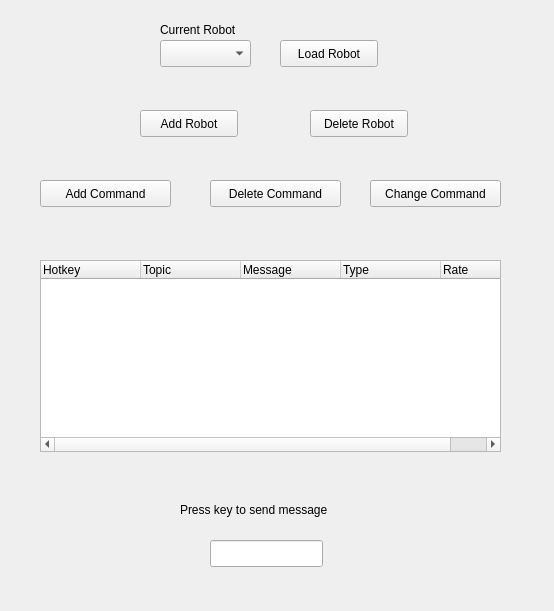
<?xml version="1.0" encoding="UTF-8"?>
<ui version="4.0">
 <class>GerenalTheleop</class>
 <widget class="QWidget" name="GerenalTheleop">
  <property name="geometry">
   <rect>
    <x>0</x>
    <y>0</y>
    <width>554</width>
    <height>611</height>
   </rect>
  </property>
  <property name="windowTitle">
   <string>Form</string>
  </property>
  <widget class="QPushButton" name="ChangeCommand">
   <property name="geometry">
    <rect>
     <x>370</x>
     <y>180</y>
     <width>131</width>
     <height>27</height>
    </rect>
   </property>
   <property name="text">
    <string>Change Command</string>
   </property>
  </widget>
  <widget class="QPushButton" name="Add_Command">
   <property name="geometry">
    <rect>
     <x>40</x>
     <y>180</y>
     <width>131</width>
     <height>27</height>
    </rect>
   </property>
   <property name="text">
    <string>Add Command</string>
   </property>
  </widget>
  <widget class="QPushButton" name="Delete_Command">
   <property name="geometry">
    <rect>
     <x>210</x>
     <y>180</y>
     <width>131</width>
     <height>27</height>
    </rect>
   </property>
   <property name="text">
    <string>Delete Command</string>
   </property>
  </widget>
  <widget class="QComboBox" name="comboBox">
   <property name="geometry">
    <rect>
     <x>160</x>
     <y>40</y>
     <width>91</width>
     <height>27</height>
    </rect>
   </property>
  </widget>
  <widget class="QPushButton" name="Add_Bag">
   <property name="geometry">
    <rect>
     <x>140</x>
     <y>110</y>
     <width>98</width>
     <height>27</height>
    </rect>
   </property>
   <property name="text">
    <string>Add Robot</string>
   </property>
  </widget>
  <widget class="QPushButton" name="Delete_Bag">
   <property name="geometry">
    <rect>
     <x>310</x>
     <y>110</y>
     <width>98</width>
     <height>27</height>
    </rect>
   </property>
   <property name="text">
    <string>Delete Robot</string>
   </property>
  </widget>
  <widget class="QPushButton" name="LoadConfig">
   <property name="geometry">
    <rect>
     <x>280</x>
     <y>40</y>
     <width>98</width>
     <height>27</height>
    </rect>
   </property>
   <property name="text">
    <string>Load Robot</string>
   </property>
  </widget>
  <widget class="QLabel" name="label">
   <property name="geometry">
    <rect>
     <x>160</x>
     <y>20</y>
     <width>101</width>
     <height>20</height>
    </rect>
   </property>
   <property name="text">
    <string>Current Robot</string>
   </property>
  </widget>
  <widget class="QTreeWidget" name="elementsTable">
   <property name="geometry">
    <rect>
     <x>40</x>
     <y>260</y>
     <width>461</width>
     <height>192</height>
    </rect>
   </property>
   <column>
    <property name="text">
     <string>Hotkey</string>
    </property>
   </column>
   <column>
    <property name="text">
     <string>Topic</string>
    </property>
   </column>
   <column>
    <property name="text">
     <string>Message</string>
    </property>
   </column>
   <column>
    <property name="text">
     <string>Type</string>
    </property>
   </column>
   <column>
    <property name="text">
     <string>Rate</string>
    </property>
   </column>
  </widget>
  <widget class="QLineEdit" name="key_presser">
   <property name="geometry">
    <rect>
     <x>210</x>
     <y>540</y>
     <width>113</width>
     <height>27</height>
    </rect>
   </property>
  </widget>
  <widget class="QLabel" name="label_2">
   <property name="geometry">
    <rect>
     <x>180</x>
     <y>500</y>
     <width>181</width>
     <height>20</height>
    </rect>
   </property>
   <property name="text">
    <string>Press key to send message</string>
   </property>
  </widget>
 </widget>
 <resources/>
 <connections/>
</ui>
